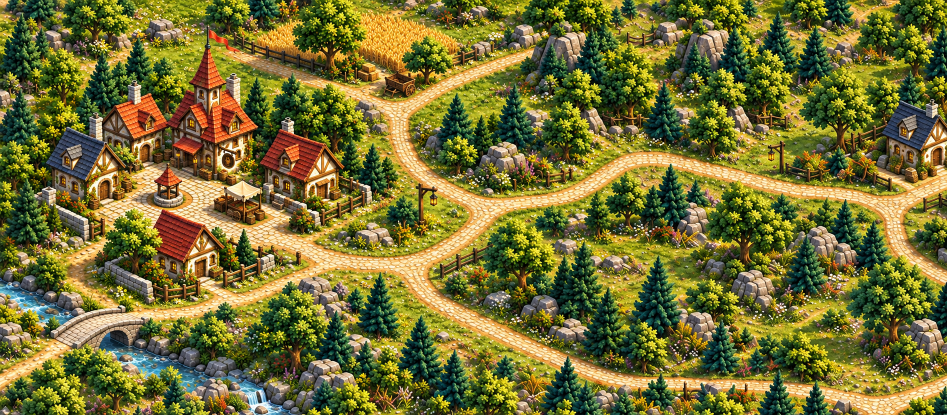
#> input picture artwork/map-overview/quadrant-detail/detail-nw-v1.png, 1894 x 830 px (shown at 1/2 size); its folder holds 4 pictures in this run
$ python stitch_tiles.py
#> lines starting #> are read from the running program, lines starting #| are printed output that depends on the picture
"""Preserve generated tile pixels; use minimum-difference seams in overlaps."""
from pathlib import Path
from PIL import Image, ImageFilter
p = Path(__file__).parent
W, H = 1894, 830
# Original overlapping source bounds were 1008x441 (top) /1008x442 (bottom).
OX, OY = round(W * 96 / 1008), round(H * 64 / 442)

def join(a, b, overlap):
    h = a.height
    left = a.crop((a.width-overlap, 0, a.width, h))
    right = b.crop((0, 0, overlap, h))
    cw, ch = max(2, overlap//3), max(2, h//3)
    aa = left.resize((cw,ch)).convert('RGB'); bb = right.resize((cw,ch)).convert('RGB')
    ap, bp = aa.load(), bb.load()
    history=[]; previous=[0]*cw
    for y in range(ch):
        row=[]; back=[]
        for x in range(cw):
            cost=sum(abs(ap[x,y][k]-bp[x,y][k]) for k in range(3))
            candidates=range(max(0,x-1),min(cw,x+2))
            parent=min(candidates,key=lambda j: previous[j]+(4 if j!=x else 0))
            row.append(cost+previous[parent]); back.append(parent)
        previous=row; history.append(back)
    x=min(range(cw),key=lambda j:previous[j]); seam=[x]
    for y in range(ch-1,0,-1):
        x=history[y][x]; seam.append(x)
    seam.reverse()
    mask=Image.new('L',(overlap,h),0); mp=mask.load()
    for y in range(h):
        sx=round((seam[min(ch-1,y*ch//h)]+.5)*overlap/cw)
        for x in range(sx,overlap): mp[x,y]=255
    mask=mask.filter(ImageFilter.GaussianBlur(1.2))
    combined=Image.composite(right,left,mask)
    out=Image.new('RGB',(a.width+b.width-overlap,h))
    out.paste(a,(0,0)); out.paste(b,(a.width-overlap,0)); out.paste(combined,(a.width-overlap,0))
    return out

def tile(name):
    im=Image.open(p/f'detail-{name}-v1.png').convert('RGB')
    # Only 1px normalization between generated tiles, no global recreation.
    return im if im.size==(W,H) else im.resize((W,H),Image.Resampling.LANCZOS)
top=join(tile('nw'),tile('ne'),OX)
#> in tile, im is the input picture: PIL image 1894x830 RGB; mean R, G, B 116.9, 111.8, 51.2
#> call 2 of tile, with name = 'ne'
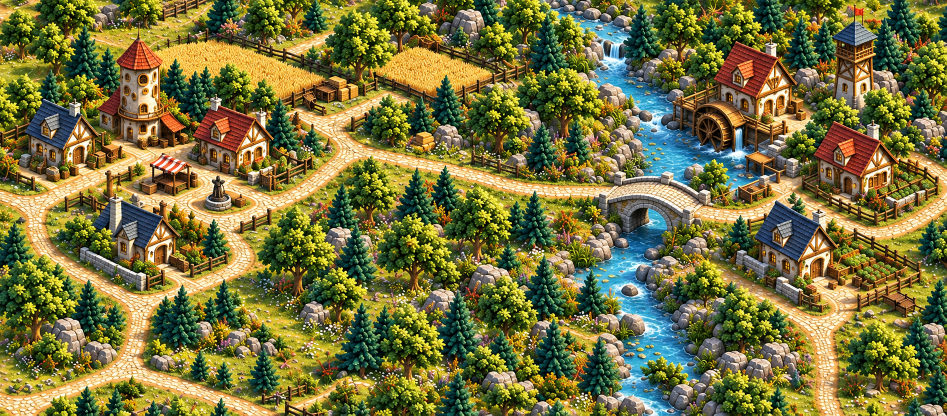
#> input picture artwork/map-overview/quadrant-detail/detail-ne-v1.png, 1893 x 831 px (shown at 1/2 size)
#> in tile, im is the input picture: PIL image 1893x831 RGB; mean R, G, B 118.3, 114.1, 61.6
#> in tile (call 2), `return im if im.size==(W,H) else im.resize((W,H),Image.Resampling.LANC..`:
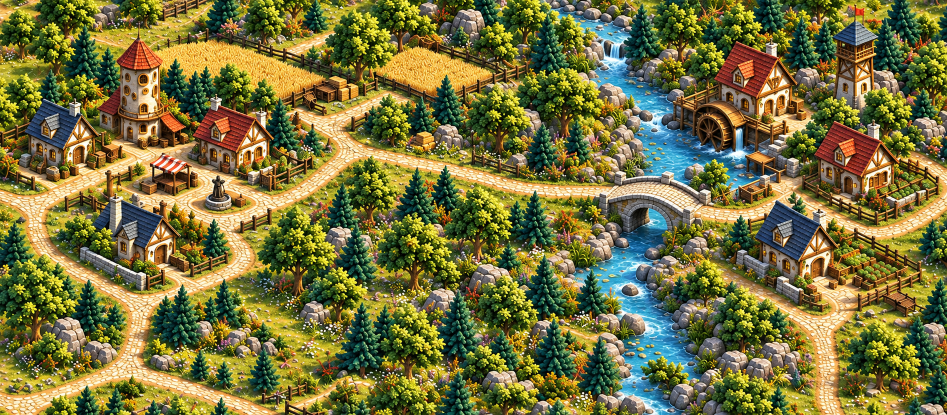
#> returned value: PIL image 1894x830 RGB (shown at 1/2 size); mean R, G, B 118.3, 114.1, 61.7
#> in join, `h = a.height`: h = 830
#> in join, `right = b.crop((0, 0, overlap, h))`:
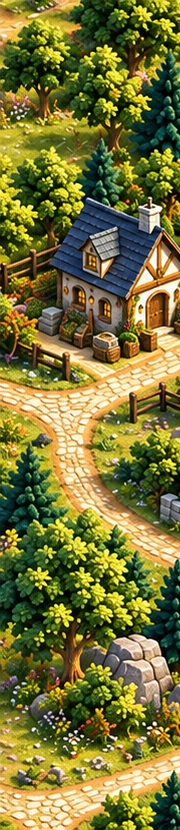
#> right: PIL image 180x830 RGB; mean R, G, B 120, 116.1, 54
#> in join, `cw, ch = max(2, overlap//3), max(2, h//3)`: cw = 60; ch = 276
#> in join, `previous = [0] * cw`: previous = 60 values from 0 to 0
#> after the loop in join, `for y in range(ch):`: history = 276 items
#> the loop in join, `for y in range(ch-1,0,-1):` made 275 passes
#> x on passes 1 to 3: 25, 25, 24
#> after the loop in join, `for y in range(ch-1,0,-1):`: seam = 276 values, max 53 at index 236, min 17 at index 16, mean 33.74
#> in join, `mask = Image.new('L', (overlap, h), 0)`: mask: PIL image 180x830 L; every value is 0
#> the loop in join, `for y in range(h):` made 830 passes
#> sx on passes 1 to 3: 118, 118, 118
#> in join, `out=Image.new('RGB',(a.width+b.width-overlap,h))`: out: PIL image 3608x830 RGB; every value is 0
bottom=join(tile('sw'),tile('se'),OX)
#> call 3 of tile, with name = 'sw'
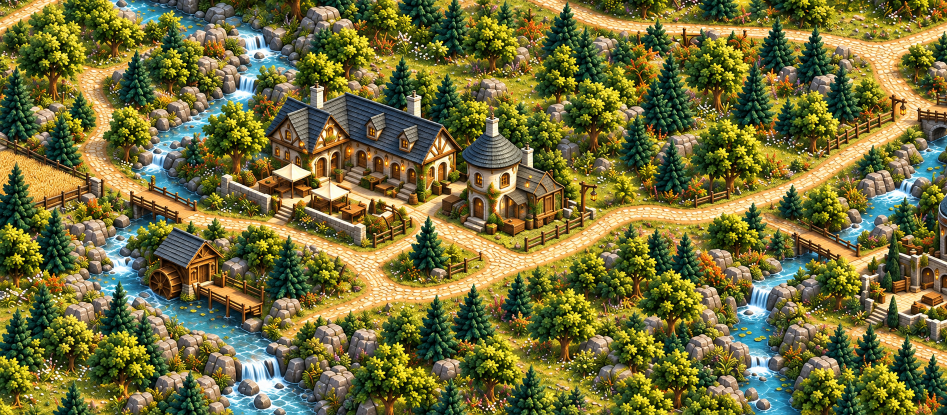
#> input picture artwork/map-overview/quadrant-detail/detail-sw-v1.png, 1894 x 830 px (shown at 1/2 size)
#> in tile, im is the input picture: PIL image 1894x830 RGB; mean R, G, B 114.7, 110.7, 58.1
#> call 4 of tile, with name = 'se'
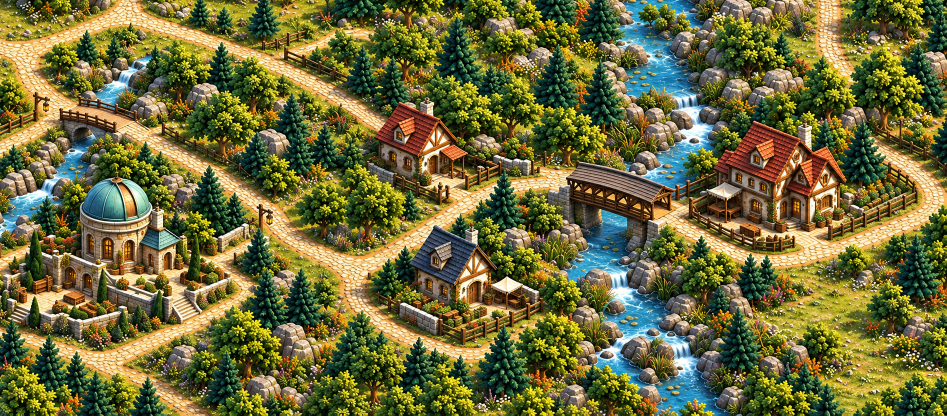
#> input picture artwork/map-overview/quadrant-detail/detail-se-v1.png, 1893 x 831 px (shown at 1/2 size)
#> in tile, im is the input picture: PIL image 1893x831 RGB; mean R, G, B 110, 107.2, 58.5
#> the loop in join (call 2), `for y in range(ch-1,0,-1):` made 275 passes
#> x on passes 1 to 3: 36, 37, 38
#> the loop in join (call 2), `for y in range(h):` made 830 passes
#> sx on passes 1 to 3: 122, 122, 122
result=join(top.transpose(Image.Transpose.TRANSPOSE),bottom.transpose(Image.Transpose.TRANSPOSE),OY).transpose(Image.Transpose.TRANSPOSE)
#> call 3 of join, with overlap = 120
#> after the loop in join (call 3), `for y in range(ch):`: history = 1202 items
#> the loop in join (call 3), `for y in range(ch-1,0,-1):` made 1201 passes
#> x on passes 1 to 3: 17, 17, 16
#> after the loop in join (call 3), `for y in range(ch-1,0,-1):`: seam = 1202 values, max 37 at index 293, min 5 at index 555, mean 22.87
#> in join (call 3), `mask = Image.new('L', (overlap, h), 0)`: mask: PIL image 120x3608 L; every value is 0
#> the loop in join (call 3), `for y in range(h):` made 3608 passes
#> sx on passes 1 to 3: 98, 98, 98
#> in join (call 3), `out=Image.new('RGB',(a.width+b.width-overlap,h))`: out: PIL image 1540x3608 RGB; every value is 0
#> in join (call 3), `out.paste(combined, (a.width - overlap, 0))`:
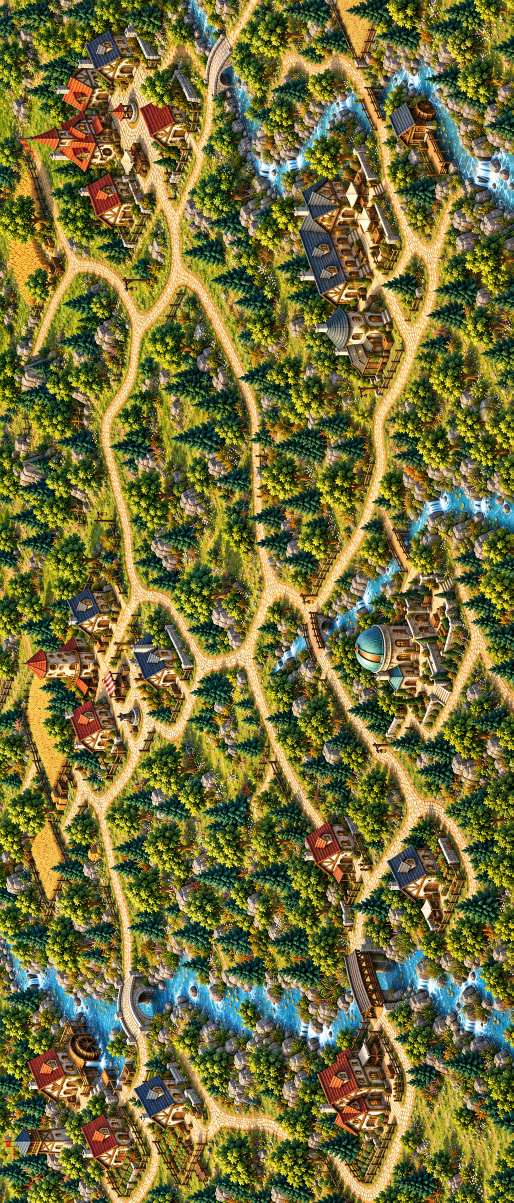
#> out: PIL image 1540x3608 RGB (shown at 1/3 size); mean R, G, B 114.9, 110.7, 57.5
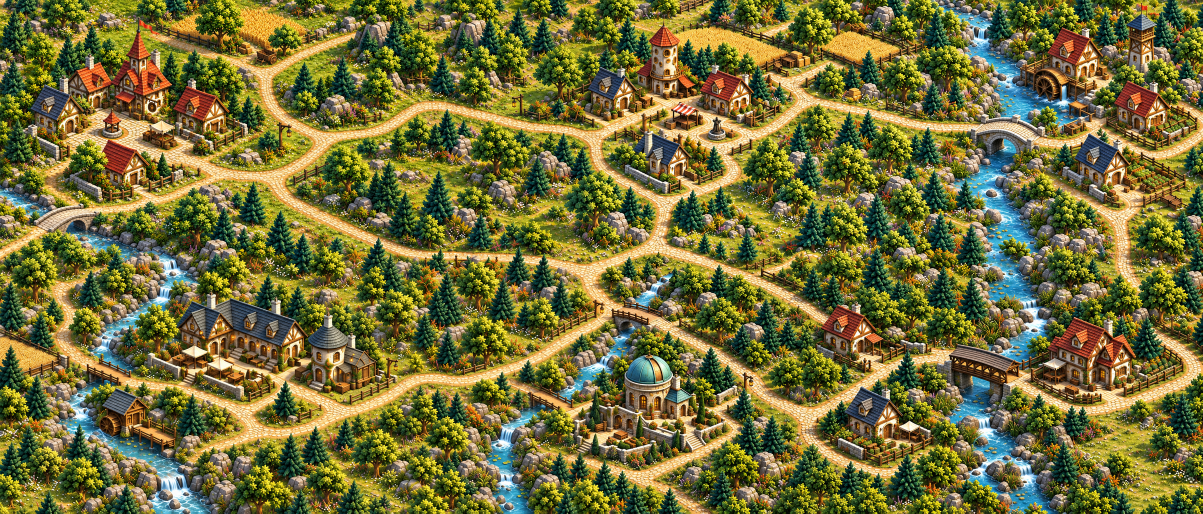
#> result: PIL image 3608x1540 RGB (shown at 1/3 size); mean R, G, B 114.9, 110.7, 57.5
output=p.parent/'map-overview-four-tiles-composite-v1.png'
result.save(output)
print(f'{output}: {result.width}x{result.height}, overlap {OX}x{OY}')
#| artwork/map-overview/map-overview-four-tiles-composite-v1.png: 3608x1540, overlap 180x120
